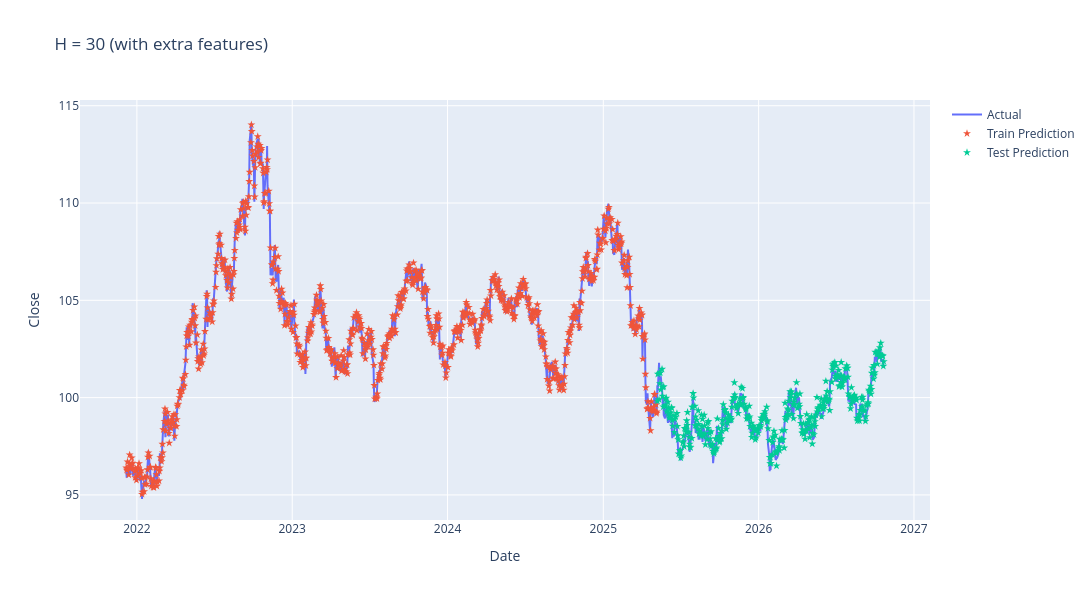

Notebook code cell kept with this figure:
### Code cell
_, _, pred, actual, idx, split = evaluate(F2, price, 30, K)

fig = go.Figure()
fig.add_trace(go.Scatter(x=df.index[idx], y=actual, mode='lines', name='Actual'))
fig.add_trace(go.Scatter(x=df.index[idx][:split], y=pred[:split], mode='markers', marker_symbol='star', name='Train Prediction'))
fig.add_trace(go.Scatter(x=df.index[idx][split:], y=pred[split:], mode='markers', marker_symbol='star', name='Test Prediction'))
fig.update_layout(title='H = 30 (with extra features)', xaxis_title='Date', yaxis_title='Close', width=1200, height=600)
fig.show()

### Figure 1 — Plotly figure (JSON) as saved in the notebook; plotly's stock layout.template omitted (floating-point values rounded to 4 significant figures; data arrays with more than 128 entries replaced by an {"elided": "..."} marker saying what was removed)
{"data": [{"mode": "lines", "name": "Actual", "type": "scatter", "x": {"elided": "1226 str values"}, "y": {"elided": "1226 float values"}}, {"marker": {"symbol": "star"}, "mode": "markers", "name": "Train Prediction", "type": "scatter", "x": {"elided": "858 str values"}, "y": {"elided": "858 float values"}}, {"marker": {"symbol": "star"}, "mode": "markers", "name": "Test Prediction", "type": "scatter", "x": {"elided": "368 str values"}, "y": {"elided": "368 float values"}}], "layout": {"height": 600, "title": {"text": "H = 30 (with extra features)"}, "width": 1200, "xaxis": {"title": {"text": "Date"}}, "yaxis": {"title": {"text": "Close"}}}}
